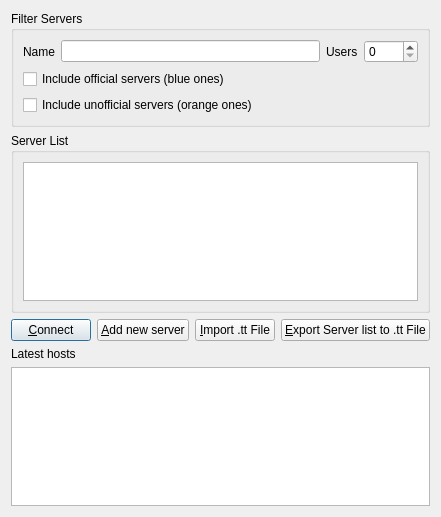
<?xml version="1.0" encoding="UTF-8"?>
<ui version="4.0">
 <class>ServerListDlg</class>
 <widget class="QDialog" name="ServerListDlg">
  <property name="geometry">
   <rect>
    <x>0</x>
    <y>0</y>
    <width>400</width>
    <height>517</height>
   </rect>
  </property>
  <property name="windowTitle">
   <string>Connect to a Server</string>
  </property>
  <layout class="QVBoxLayout" name="verticalLayout">
   <item>
    <layout class="QHBoxLayout" name="horizontalLayoutFilters">
     <item>
      <widget class="QGroupBox" name="groupBox_6">
       <property name="accessibleName">
        <string>Filter Servers</string>
       </property>
       <property name="title">
        <string>Filter Servers</string>
       </property>
       <layout class="QVBoxLayout" name="verticalLayout_4">
        <item>
         <layout class="QHBoxLayout" name="horizontalLayout_3">
          <item>
           <widget class="QLabel" name="label_3">
            <property name="text">
             <string>Name</string>
            </property>
            <property name="buddy">
             <cstring>filternameEdit</cstring>
            </property>
           </widget>
          </item>
          <item>
           <widget class="QLineEdit" name="filternameEdit"/>
          </item>
          <item>
           <widget class="QLabel" name="label_9">
            <property name="text">
             <string>Users</string>
            </property>
            <property name="buddy">
             <cstring>filterusersSpinBox</cstring>
            </property>
           </widget>
          </item>
          <item>
           <widget class="QSpinBox" name="filterusersSpinBox">
            <property name="maximum">
             <number>4096</number>
            </property>
           </widget>
          </item>
         </layout>
        </item>
        <item>
         <widget class="QCheckBox" name="officialserverChkBox">
          <property name="text">
           <string>Include official servers (blue ones)</string>
          </property>
         </widget>
        </item>
        <item>
         <widget class="QCheckBox" name="unofficialserverChkBox">
          <property name="text">
           <string>Include unofficial servers (orange ones)</string>
          </property>
         </widget>
        </item>
       </layout>
      </widget>
     </item>
    </layout>
   </item>
   <item>
    <widget class="QGroupBox" name="groupBoxServerList">
     <property name="title">
      <string>Server List</string>
     </property>
     <layout class="QVBoxLayout" name="verticalLayoutServerList">
      <item>
       <widget class="MyTableView" name="serverTableView">
        <property name="accessibleName">
         <string>Saved Hosts</string>
        </property>
        <property name="sortingEnabled">
         <bool>true</bool>
        </property>
        <property name="tabKeyNavigation">
         <bool>false</bool>
        </property>
       </widget>
      </item>
     </layout>
    </widget>
   </item>
   <item>
    <layout class="QHBoxLayout" name="horizontalLayout">
     <item>
      <widget class="QPushButton" name="connectButton">
       <property name="text">
        <string>&amp;Connect</string>
       </property>
       <property name="default">
        <bool>true</bool>
       </property>
      </widget>
     </item>
     <item>
      <widget class="QPushButton" name="newsrvButton">
       <property name="text">
        <string>&amp;Add new server</string>
       </property>
      </widget>
     </item>
     <item>
      <widget class="QPushButton" name="impttButton">
       <property name="text">
        <string>&amp;Import .tt File</string>
       </property>
      </widget>
     </item>
     <item>
      <widget class="QPushButton" name="expttButton">
       <property name="text">
        <string>&amp;Export Server list to .tt File</string>
       </property>
      </widget>
     </item>
    </layout>
   </item>
   <item>
    <widget class="QLabel" name="label_7">
     <property name="text">
      <string>Latest hosts</string>
     </property>
     <property name="buddy">
      <cstring>hostListWidget</cstring>
     </property>
    </widget>
   </item>
   <item>
    <widget class="QListWidget" name="hostListWidget">
     <property name="accessibleName">
      <string>Latest Hosts</string>
     </property>
     <property name="selectionMode">
      <enum>QAbstractItemView::SingleSelection</enum>
     </property>
    </widget>
   </item>
  </layout>
 </widget>
 <customwidgets>
  <customwidget>
   <class>MyTableView</class>
   <extends>QTableView</extends>
   <header>mytableview.h</header>
  </customwidget>
 </customwidgets>
 <resources/>
 <connections/>
</ui>
